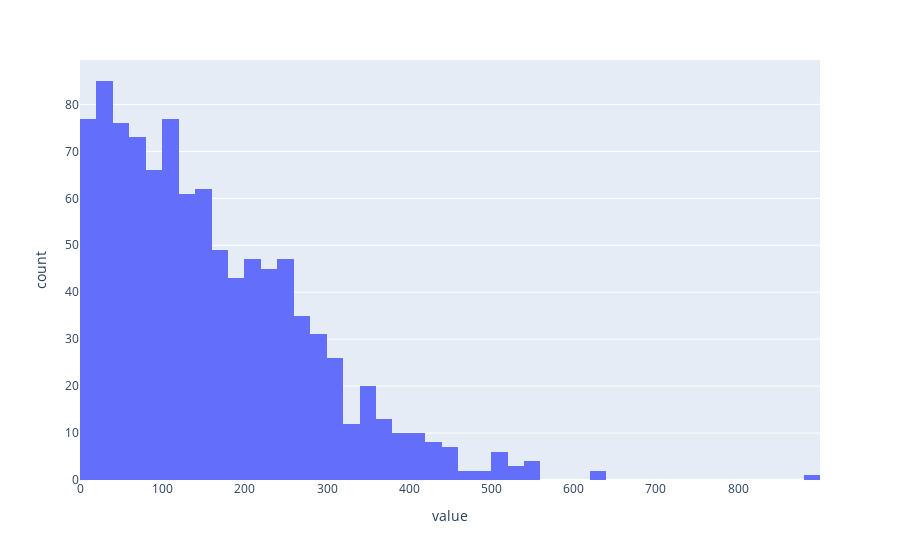

Write notebook code for a chart like this one.
### Markdown cell above
#### Distribution tester
Use this chunk of code to create distributions to better fit the needs

### Code cell
pdf_a = pd.DataFrame(columns=['value'])

for i in range(1000):
    pdf_a = pdf_a.append({
        'value': int(abs(np.random.normal(loc=45, scale=200)))
    }, ignore_index=True)

fig = px.histogram(pdf_a, x="value")
fig.show()

### Figure 1 — Plotly figure (JSON) as saved in the notebook; plotly's stock layout.template omitted (floating-point values rounded to 4 significant figures; data arrays with more than 128 entries replaced by an {"elided": "..."} marker saying what was removed)
{"data": [{"alignmentgroup": "True", "bingroup": "x", "hovertemplate": "value=%{x}<br>count=%{y}<extra></extra>", "legendgroup": "", "marker": {"color": "#636efa"}, "name": "", "offsetgroup": "", "orientation": "v", "showlegend": false, "type": "histogram", "x": {"elided": "1000 int values"}, "xaxis": "x", "yaxis": "y"}], "layout": {"barmode": "relative", "legend": {"tracegroupgap": 0}, "margin": {"t": 60}, "xaxis": {"anchor": "y", "domain": [0, 1], "title": {"text": "value"}}, "yaxis": {"anchor": "x", "domain": [0, 1], "title": {"text": "count"}}}}
